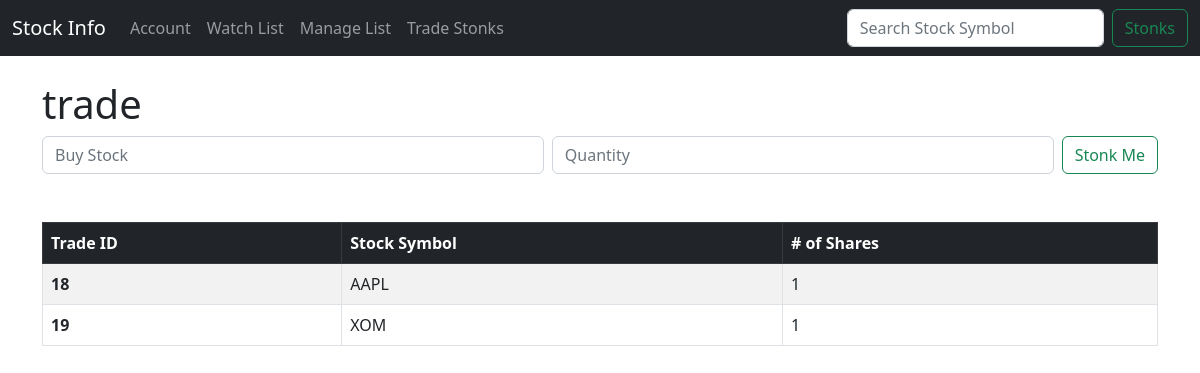
The page /trade on the database as committed earlier.
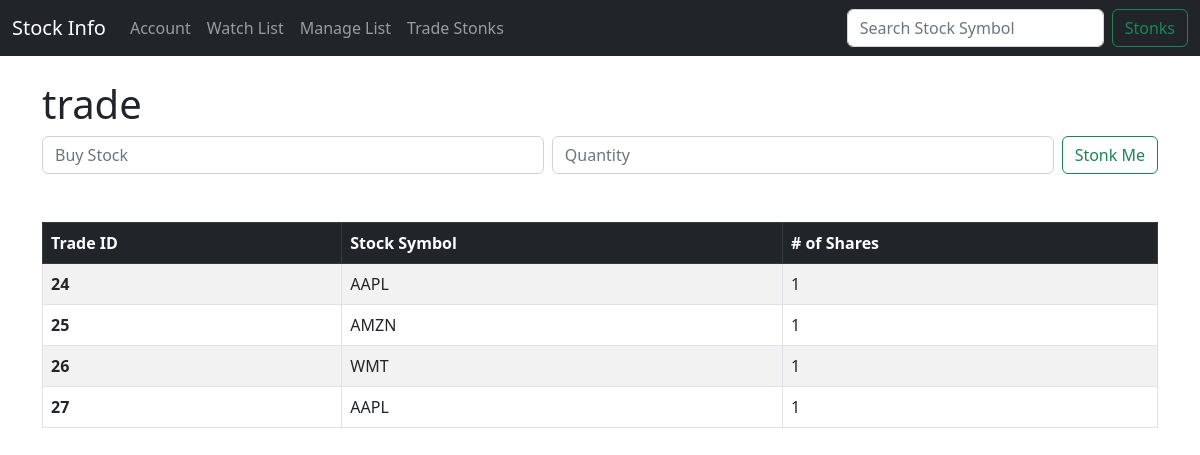
The same page on the database as committed later.
### quotes/models.py (models this page shows)
class  Trade(models.Model):
    symbol = models.CharField(max_length=10)
    qty = models.CharField(max_length=10000 )
    def __str__(self):
        return self.symbol

### quotes/views.py (the view)
# urls.py: path('trade', views.trade, name="trade" ),
def trade(request):
    import alpaca_trade_api as trader
    import requests
    import json
    API_KEY = "PKT4ENR9VZAGSL1U8SY5"
    API_SECRET = "dOVfXJolecFXd5jFeLtAAJ4hp7FCDk6mkOW17ScE"
    BASE_URL = "https://paper-api.alpaca.markets"
    alpaca = trader.REST(API_KEY, API_SECRET, BASE_URL)
    order_history = alpaca.list_orders()
    if request.method == "POST":
        form = TradeForm(request.POST or None)
        symbol = request.POST['symbol']
        qty = request.POST['qty']
        if form.is_valid():
            form.save()
            messages.success(request, ("Trade Submitted"))
            return redirect('trade')
    else:
        trades = Trade.objects.all()
        output = []
        for api_trade in trades:
            try:
                api = json.loads(order.content)
                output.append(api)
            except Exception as e:
                api = "TRADE ERROR"
        return render(request, 'trade.html', {'trades': trades, 'output': output, 'api_trade': api_trade, 'order_history': order_history,})

### quotes/templates/trade.html (shortened to what this page needs)
{% extends 'base.html' %}
{% block content%}
<h1>trade</h1>
<form action="{% url 'trade' %}" class="d-flex mb-5" role="search" method="POST">
        <input
        class="form-control me-2"
        type="input"
        placeholder="Buy Stock"
        aria-label="Symbol"
        name="symbol"
        />
        <input
        class="form-control me-2"
        type="input"
        placeholder="Quantity"
        aria-label="Quantity"
        name="qty"
        />
    <button class="btn btn-outline-success text-nowrap" type="submit">
        Stonk Me
    </button>
</form>
<table class="table table-striped table-bordered table-hover">
    <thead class="table-dark">
        <tr>
            <th scope="col">Trade ID</th>
            <th scope="col">Stock Symbol</th>
            <th scope="col"># of Shares</th>
        </tr>
    </thead>
    <tbody>
{% if trades %}
    {% for item in trades %}
        <tr>
            <th scope="row">{{ item.id }}</th>
            <td>{{ item }}</td>
            <td>{{ item.qty }}</td>
        </tr>
    {% endfor %}
{% else %}
    asdfasdf
{% endif %}
{% endblock%}

### quotes/templates/base.html (shortened to what this page needs)
<!DOCTYPE html>
<html lang="en">
  <head>
    <link
      href="https://cdn.jsdelivr.net/npm/bootstrap@5.2.0/dist/css/bootstrap.min.css"
      rel="stylesheet"
    />
  </head>
  <body>
    <nav class="navbar sticky-top navbar-expand-lg navbar-dark bg-dark">
      <div class="container-fluid">
        <a class="navbar-brand" href="{% url 'home' %}">Stock Info</a>
        <div class="collapse navbar-collapse" id="navbarSupportedContent">
          <ul class="navbar-nav me-auto mb-2 mb-lg-0">
            <li class="nav-item">
              <a class="nav-link" href="{% url 'about' %}">Account</a>
            </li>
            <li class="nav-item">
              <a class="nav-link" href="{% url 'add_stock' %}">Watch List</a>
            </li>
            <li class="nav-item">
              <a class="nav-link" href="{% url 'delete_stock' %}">Manage List</a>
            </li>
            <li class="nav-item">
              <a class="nav-link" href="{% url 'trade' %}">Trade Stonks</a>
            </li>
          </ul>
          <form action="{% url 'home' %}" class="d-flex" role="search" method="POST">
            <input
              class="form-control me-2"
              type="search"
              placeholder="Search Stock Symbol"
              aria-label="Search"
              name="ticker_symbol"
            />
            <button class="btn btn-outline-success" type="submit">
              Stonks
            </button>
          </form>
        </div>
      </div>
    </nav>
    <div class="container">
      <br />
      {% block content %}
      {% endblock %}
    </div>
  </body>
</html>

Rows that differ between the two databases and show on the page:
removed Trade: id "18", symbol "AAPL", qty "1"
removed Trade: id "19", symbol "XOM", qty "1"
added Trade: id "24", symbol "AAPL", qty "1"
added Trade: id "25", symbol "AMZN", qty "1"
added Trade: id "26", symbol "WMT", qty "1"
added Trade: id "27", symbol "AAPL", qty "1"
